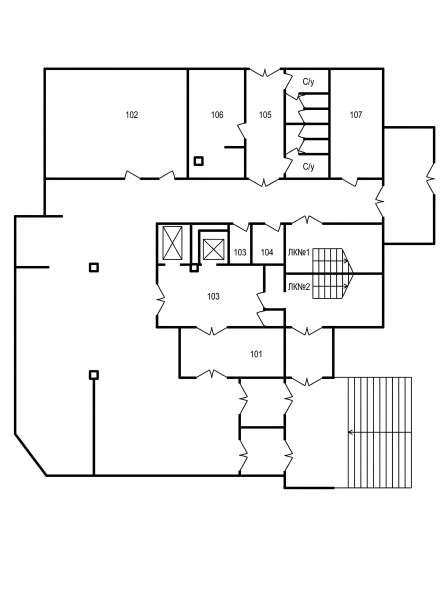
#> input picture planing_zip/Корпус 1/Этаж 1/Корпус 1 - Этаж 1.jpg, 896 x 1200 px (shown at 1/2 size)
$ python straighten_plan_labels.py '../../../../planing_zip/Корпус 1/Этаж 1/Корпус 1 - Этаж 1.jpg' 5
#> lines starting #> are read from the running program, lines starting #| are printed output that depends on the picture; after the words box and inside, x2 and y2 are one past the last pixel; in counts of white or black regions, pixels touching at a corner belong together
#!/usr/bin/env python3
"""
straighten_plan_labels.py

Безопасное автоматическое выравнивание перевёрнутых и вертикальных текстовых меток
на эталонных планах БТИ в planning_zip/ с защитой стен через OpenCV connectedComponentsWithStats.
Гарантированно НЕ затрагивает стены, перегородки, двери и лестничные марши.
"""

import os
import sys
import cv2
import numpy as np
from PIL import Image


def straighten_labels_safe(src_path, dst_path, rot_deg, y_range=None, x_range=None):
#> called with rot_deg = 5
    orig_pil = Image.open(src_path).convert("RGB")
#> orig_pil is the input picture: PIL image 896x1200 RGB; mean R, G, B 243.2, 243.2, 243.2
    gray = np.array(orig_pil.convert("L"))
    h, w = gray.shape
#> h = 1200; w = 896

    binary = (gray < 175).astype(np.uint8)
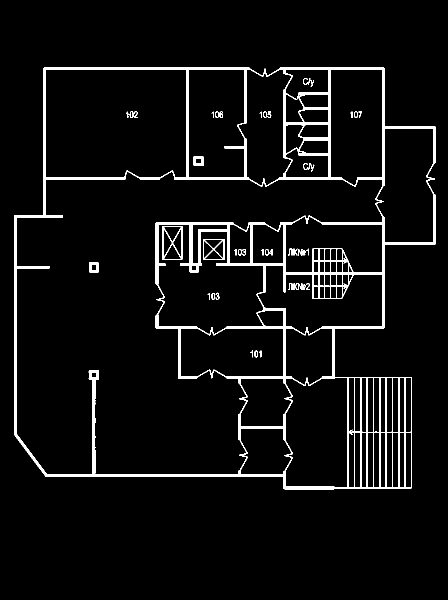
#> binary: shape (1200, 896) (shown at 1/2 size); values 0 (black) and 1 (white), 5% white; 41 white regions (2 under 20 px), largest, box (x1, y1, x2, y2) and area: (28, 135, 871, 979) 49791, (325, 452, 365, 520) 690, (406, 478, 449, 520) 519
    num_labels, labels, stats, _ = cv2.connectedComponentsWithStats(binary, connectivity=8)
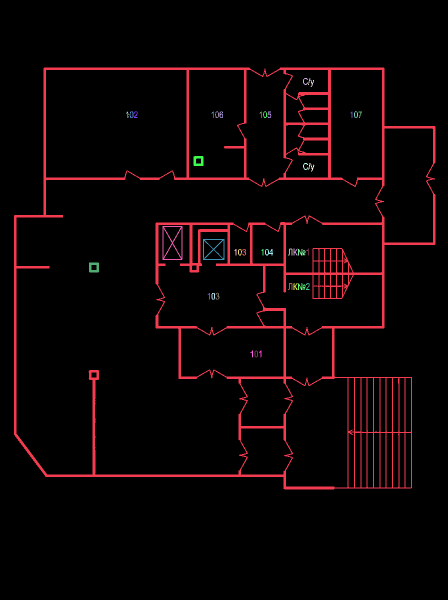
#> labels: shape (1200, 896) int32 (shown at 1/2 size); 42 distinct labels, from 0 to 41; one colour per label, 0 black
#> num_labels = 42; stats = 42 rows, first 6: [0, 0, 896, 1200, 1021863], [28, 135, 843, 844, 49791], [606, 156, 10, 14, 53], [616, 156, 5, 14, 23], [621, 159, 7, 15, 41], [252, 223, 5, 13, 24]

    # 1. Маска стен и длинных линий (любой компонент шире/выше 42px или площадью > 480px)
    wall_mask = np.zeros((h, w), dtype=np.uint8)
    char_comps = []
    for i in range(1, num_labels):
        x, y, cw, ch, area = stats[i]
        if cw > 42 or ch > 42 or area > 480 or area < 6:
            if area >= 6:
                wall_mask[labels == i] = 1
        else:
            char_comps.append((i, x, y, x + cw - 1, y + ch - 1, area))
#> this loop made 41 passes
#> (x, y, cw, ch, area) on passes 1, 2, 3, 4, 5, 6, 7, 9, 10, 12, 13, 14: (28, 135, 843, 844, 49791), (606, 156, 10, 14, 53), (616, 156, 5, 14, 23), (621, 159, 7, 15, 41), (252, 223, 5, 13, 24), (259, 223, 8, 13, 51), (268, 223, 7, 13, 46), (430, 222, 8, 14, 49), (439, 223, 7, 13, 53), (526, 222, 8, 14, 51), (535, 223, 8, 13, 48), (701, 223, 4, 13, 31)
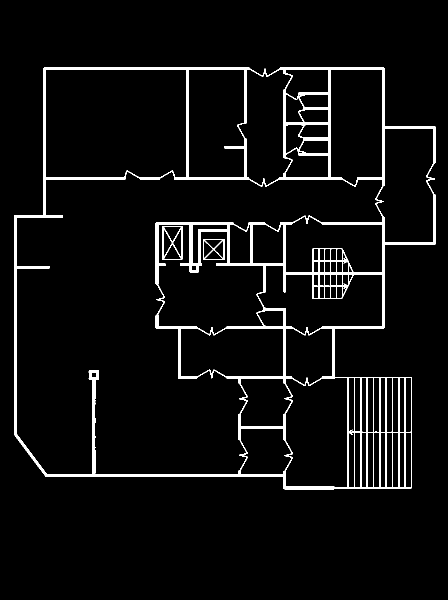
#> wall_mask: shape (1200, 896) (shown at 1/2 size); values 0 (black) and 1 (white), 4.7% white; 3 white regions, box (x1, y1, x2, y2) and area: (28, 135, 871, 979) 49791, (325, 452, 365, 520) 690, (406, 478, 449, 520) 519
#> after the loop, char_comps = 38 items, first 6: (2, 606, 156, 615, 169, 53), (3, 616, 156, 620, 169, 23), (4, 621, 159, 627, 173, 41), (5, 252, 223, 256, 235, 24), (6, 259, 223, 266, 235, 51), (7, 268, 223, 274, 235, 46)

    # Расширяем маску стен на 3px, чтобы исключить символы, касающиеся стен/дверей
    wall_dilated = cv2.dilate(wall_mask, cv2.getStructuringElement(cv2.MORPH_RECT, (7, 7)))
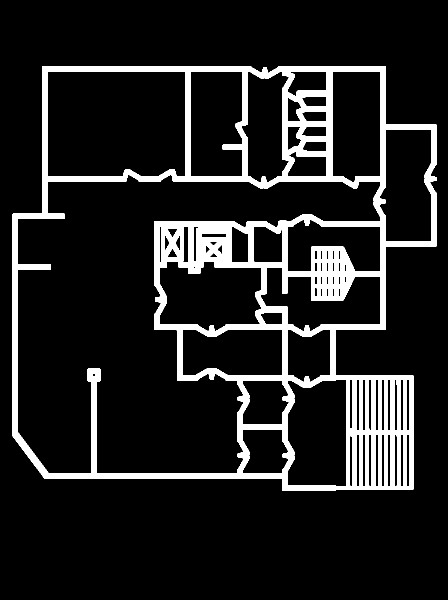
#> wall_dilated: shape (1200, 896) (shown at 1/2 size); values 0 (black) and 1 (white), 12.3% white; 1 white region, box (x1, y1, x2, y2) and area: (25, 132, 874, 982) 132033

    safe_chars = []
    for (cid, x1, y1, x2, y2, _) in char_comps:
        if y_range and not (y_range[0] <= (y1 + y2) / 2 <= y_range[1]):
            continue
        if x_range and not (x_range[0] <= (x1 + x2) / 2 <= x_range[1]):
            continue
        comp_mask = (labels[y1:y2 + 1, x1:x2 + 1] == cid)
        if np.any(wall_dilated[y1:y2 + 1, x1:x2 + 1][comp_mask] > 0):
            continue
        safe_chars.append({
            "cids": [cid],
            "x1": int(x1), "y1": int(y1),
            "x2": int(x2), "y2": int(y2)
        })
#> this loop made 38 passes
#> (cid, x1, y1, x2, y2) on passes 1 to 12: (2, 606, 156, 615, 169), (3, 616, 156, 620, 169), (4, 621, 159, 627, 173), (5, 252, 223, 256, 235), (6, 259, 223, 266, 235), (7, 268, 223, 274, 235), (8, 423, 223, 426, 235), (9, 430, 222, 437, 235), (10, 439, 223, 445, 235), (11, 519, 223, 522, 235), (12, 526, 222, 533, 235), (13, 535, 223, 542, 235)
#> after the loop, safe_chars = 38 items

    # Кластеризация соседних цифр/букв в номера кабинетов (шаг <= 12px)
    changed = True
    clusters = safe_chars
#> clusters = 38 items
    while changed:
        changed = False
        new_clusters = []
        used = set()
        for i in range(len(clusters)):
            if i in used:
                continue
            a = dict(clusters[i])
            a["cids"] = list(a["cids"])
            for j in range(i + 1, len(clusters)):
                if j in used:
                    continue
                b = clusters[j]
                dx = max(0, max(a["x1"] - b["x2"], b["x1"] - a["x2"]))
                dy = max(0, max(a["y1"] - b["y2"], b["y1"] - a["y2"]))
                if dx <= 12 and dy <= 12:
                    nx1, ny1 = min(a["x1"], b["x1"]), min(a["y1"], b["y1"])
                    nx2, ny2 = max(a["x2"], b["x2"]), max(a["y2"], b["y2"])
                    if np.sum(wall_mask[ny1:ny2 + 1, nx1:nx2 + 1]) == 0 and (nx2 - nx1) < 150 and (ny2 - ny1) < 150:
                        a["x1"], a["y1"], a["x2"], a["y2"] = nx1, ny1, nx2, ny2
                        a["cids"].extend(b["cids"])
                        used.add(j)
                        changed = True
            new_clusters.append(a)
        clusters = new_clusters

    res_np = np.array(orig_pil)
    count = 0
    for cl in clusters:
        x1, y1, x2, y2 = cl["x1"], cl["y1"], cl["x2"], cl["y2"]
        cw, ch = x2 - x1 + 1, y2 - y1 + 1
        if cw < 8 and ch < 8:
            continue
        pad = 2
        bx1, by1 = max(0, x1 - pad), max(0, y1 - pad)
        bx2, by2 = min(w - 1, x2 + pad), min(h - 1, y2 + pad)
        if np.sum(wall_mask[by1:by2 + 1, bx1:bx2 + 1]) > 0:
            continue

        crop = Image.fromarray(res_np[by1:by2 + 1, bx1:bx2 + 1])
        rot = crop.rotate(rot_deg, expand=True, resample=Image.BICUBIC, fillcolor=(255, 255, 255))
        rw, rh = rot.size
        cx, cy = (bx1 + bx2) // 2, (by1 + by2) // 2
        dx1, dy1 = max(0, cx - rw // 2), max(0, cy - rh // 2)
        dx2, dy2 = min(w, dx1 + rw), min(h, dy1 + rh)
        if np.sum(wall_mask[dy1:dy2, dx1:dx2]) > 0:
            continue

        res_np[by1:by2 + 1, bx1:bx2 + 1] = 255
        res_np[dy1:dy2, dx1:dx2] = np.array(rot)[:dy2 - dy1, :dx2 - dx1]
        count += 1
#> this loop made 14 passes
#> pass 1, in straighten_labels_safe, `crop = Image.fromarray(res_np[by1:by2 + 1, bx1:bx2 + 1])`:
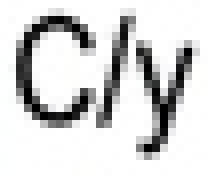
#> crop: PIL image 26x22 RGB (shown 8 times larger); mean R, G, B 211.6, 211.7, 211.6
#> pass 1, in straighten_labels_safe, `rot = crop.rotate(rot_deg, expand=True, resample=Image.BICUBIC, fillco..`:
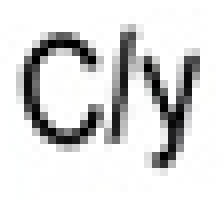
#> rot: PIL image 28x26 RGB (shown 8 times larger); mean R, G, B 219, 219, 219
#> after the loop:
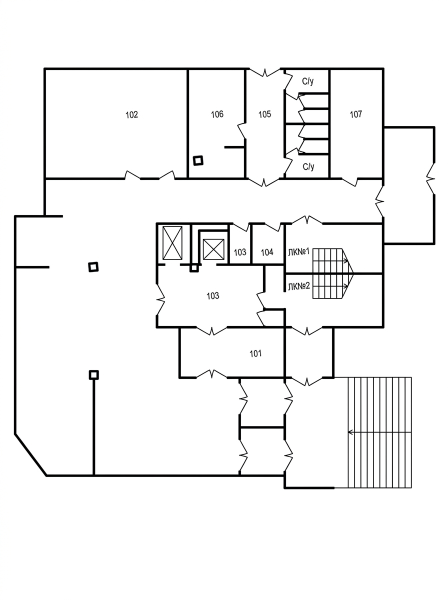
#> res_np: shape (1200, 896, 3) (shown at 1/2 size); 0.66% of pixels changed, all inside (x1, y1, x2, y2) = (174, 152, 727, 718)
#> after the loop, count = 14

    Image.fromarray(res_np).save(dst_path, quality=98)
    print(f"[straighten_plan_labels] {dst_path}: выровнено {count} текстовых блоков ({rot_deg}°).")
#| [straighten_plan_labels] ../../../../planing_zip/Корпус 1/Этаж 1/Корпус 1 - Этаж 1.jpg: выровнено 14 текстовых блоков (5°).
    return count


if __name__ == "__main__":
    if len(sys.argv) >= 3:
        path = sys.argv[1]
        deg = int(sys.argv[2])
        straighten_labels_safe(path, path, deg)
    else:
        print("Использование: python3 straighten_plan_labels.py <путь_к_jpg> <угол_поворота_PIL: -90 | 90 | 180>")
